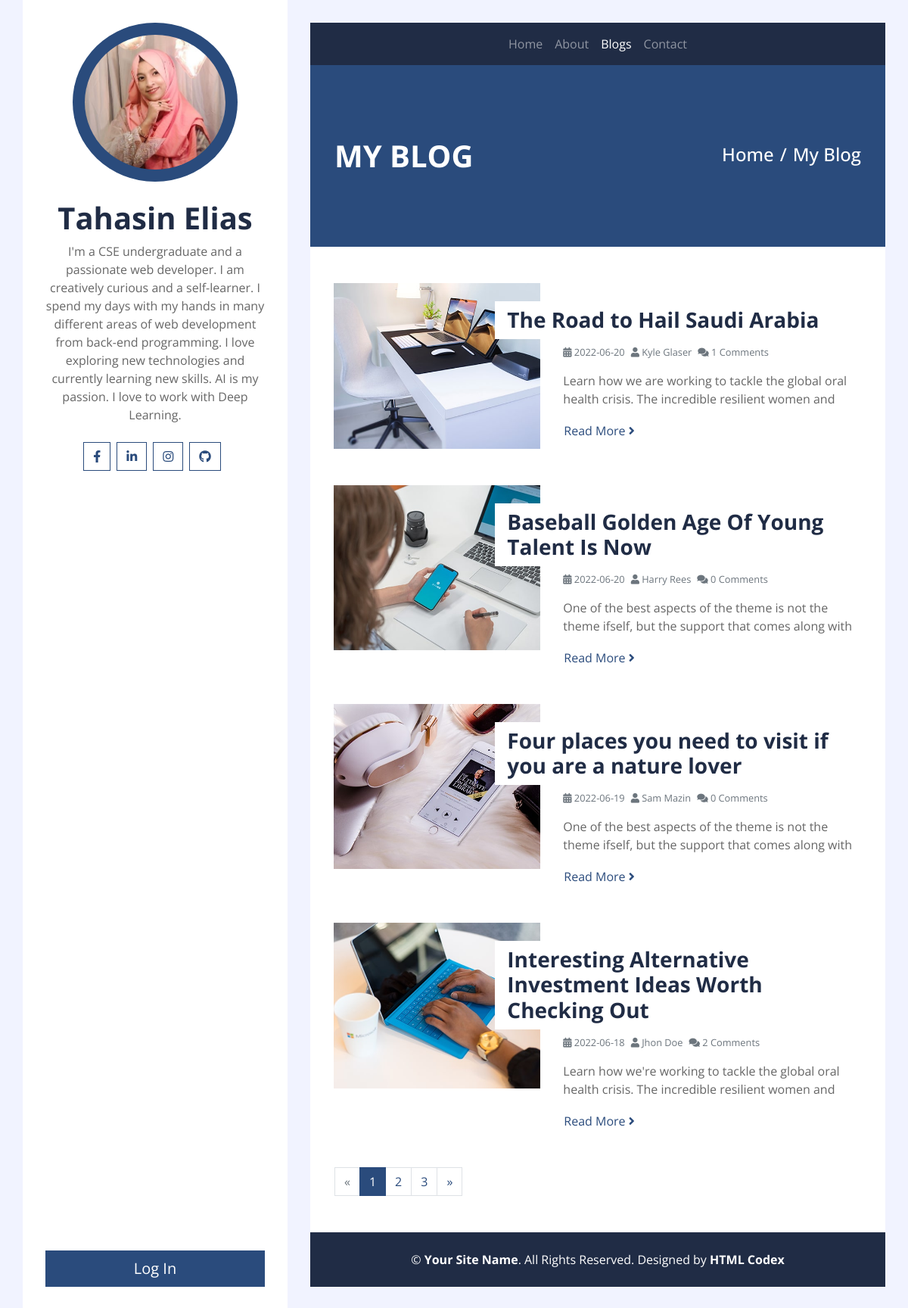
Screenshot of /blog.php with the database file from the repository.
### tables this page shows
CREATE TABLE `blog` (
  `blog_id` int(100) NOT NULL,
  `title` text NOT NULL,
  `author` varchar(100) NOT NULL,
  `content` text NOT NULL,
  `keywords` text NOT NULL,
  `image` text NOT NULL,
  `comments` int(100) NOT NULL,
  `date` date NOT NULL,
  `status` varchar(100) NOT NULL
);

### blog.php (the view, shortened to what this page needs)
<?php include "includes/db.php"?>
<!DOCTYPE html>
<html lang="en">
    <head>
        <link href="https://cdnjs.cloudflare.com/ajax/libs/font-awesome/5.10.0/css/all.min.css" rel="stylesheet">
        <link href="css/style.css" rel="stylesheet">
    </head>
<body>
    <div class="wrapper">
            <div class="sidebar">
                <div class="sidebar-text d-flex flex-column h-100 justify-content-center text-center">
                    <img class="mx-auto d-block w-75 bg-primary img-fluid rounded-circle mb-4 p-3" src="img/dp.png" alt="Image">
                    <h1 class="font-weight-bold">Tahasin Elias</h1>
                    <p class="mb-4">
                        I'm a CSE undergraduate and a passionate web developer. I am creatively curious and a self-learner. I spend my days with my hands in many different areas of web development from back-end programming. I love exploring new technologies and currently learning new skills. AI is my passion. I love to work with Deep Learning.
                    </p>
                    <div class="d-flex justify-content-center mb-5">
                        <a class="btn btn-outline-primary mr-2" target="_blank"  href="https://www.facebook.com/tah.asin.357"><i class="fab fa-facebook-f"></i></a>
                        <a class="btn btn-outline-primary mr-2" target="_blank" href="https://linkedin.com/in/tahasin-mim-63a66b234"><i class="fab fa-linkedin-in"></i></a>
                        <a class="btn btn-outline-primary mr-2" target="_blank"  href="https://www.instagram.com/mimtahasin"><i class="fab fa-instagram"></i></a>
                        <a class="btn btn-outline-primary mr-2" target="_blank"  href="https://github.com/TahasinMim"><i class="fab fa-github"></i></a>
                    </div>
                    <a href="action.php" class="btn btn-lg btn-block btn-primary mt-auto">Log In</a>
                </div>
            </div>
            <div class="content">
                <div class="container p-0">
                <nav class="navbar navbar-expand-lg bg-secondary navbar-dark">
                    <div class="collapse navbar-collapse justify-content-between" id="navbarCollapse">
                        <div class="navbar-nav m-auto">
                            <a href="index.php" class="nav-item nav-link">Home</a>
                            <a href="about.php" class="nav-item nav-link">About</a>
                            <a href="blog.php" class="nav-item nav-link active">Blogs</a>
                            <a href="contact.php" class="nav-item nav-link">Contact</a>
                        </div>
                    </div>
                </nav>
            </div>
            <div class="container py-5 px-2 bg-primary">
                <div class="row py-5 px-4">
                    <div class="col-sm-6 text-center text-md-left">
                        <h1 class="mb-3 mb-md-0 text-white text-uppercase font-weight-bold">My Blog</h1>
                    </div>
                    <div class="col-sm-6 text-center text-md-right">
                        <div class="d-inline-flex pt-2">
                            <h4 class="m-0 text-white"><a class="text-white" href="index.php">Home</a></h4>
                            <h4 class="m-0 text-white px-2">/</h4>
                            <h4 class="m-0 text-white">My Blog</h4>
                        </div>
                    </div>
                </div>
            </div>
                <div class="container bg-white pt-5">
                   <?php
                    $query = "SELECT * FROM `blog` WHERE status='published' ORDER BY date DESC";
                    $all_blogs= mysqli_query($conn,$query);
                    while($row=mysqli_fetch_assoc($all_blogs)){
                        $blog_id=$row['blog_id'];
                        $title=$row['title'];
                        $author=$row['author'];
                        $content_short=substr($row['content'],0,100);
                        $image=$row['image'];
                        $comments=$row['comments'];
                        $date=$row['date'];
                    ?>
                    <div class="row blog-item px-3 pb-5">
                        <div class="col-md-5">
                            <img class="img-fluid mb-4 mb-md-0" src="img/<?php echo $image; ?>" alt="Image">
                        </div>
                        <div class="col-md-7">
                            <h3 class="mt-md-4 px-md-3 mb-2 py-2 bg-white font-weight-bold"><?php echo $title; ?></h3>
                            <div class="d-flex mb-3">
                                <small class="mr-2 text-muted"><i class="fa fa-calendar-alt"></i> <?php echo $date; ?></small>
                                <small class="mr-2 text-muted"><i class="fa fa-user"></i> <?php echo $author; ?></small>
                                <small class="mr-2 text-muted"><i class="fa fa-comments"></i> <?php echo $comments; ?> Comments</small>
                            </div>
                            <p>
                                <?php echo $content_short; ?>
                            </p>
                            <a class="btn btn-link p-0" href="single.php?b_id=<?php echo $blog_id; ?>">Read More <i class="fa fa-angle-right"></i></a>
                        </div>
                    </div>
                    <?php } ?>
                    <div class="row px-3 pb-5">
                        <nav aria-label="Page navigation">
                          <ul class="pagination m-0 mx-3">
                            <li class="page-item disabled">
                              <a class="page-link" href="#" aria-label="Previous">
                                <span aria-hidden="true">&laquo;</span>
                              </a>
                            </li>
                            <li class="page-item active"><a class="page-link" href="#">1</a></li>
                            <li class="page-item"><a class="page-link" href="#">2</a></li>
                            <li class="page-item"><a class="page-link" href="#">3</a></li>
                            <li class="page-item">
                              <a class="page-link" href="#" aria-label="Next">
                                <span aria-hidden="true">&raquo;</span>
                              </a>
                            </li>
                          </ul>
                        </nav>
                    </div>
                </div>
                <div class="container py-4 bg-secondary text-center">
                    <p class="m-0 text-white">
                        &copy; <a class="text-white font-weight-bold" href="#">Your Site Name</a>. All Rights Reserved. Designed by <a class="text-white font-weight-bold" href="https://htmlcodex.com">HTML Codex</a>
                    </p>
                </div>
            </div>
        </div>
    </body>
</html>

### rows the page displays
blog: image (picture), title "The Road to Hail Saudi Arabia", date "2022-06-20", author "Kyle Glaser", comments "1", content "Learn how we are working to tackle the global oral health crisis. The incredible resilient women and"
blog: image (picture), title "Baseball Golden Age Of Young Talent Is Now", date "2022-06-20", author "Harry Rees", comments "0", content "One of the best aspects of the theme is not the theme ifself, but the support that comes along with"
blog: image (picture), title "Four places you need to visit if you are a nature lover", date "2022-06-19", author "Sam Mazin", comments "0", content "One of the best aspects of the theme is not the theme ifself, but the support that comes along with"
blog: image (picture), title "Interesting Alternative Investment Ideas Worth Checking Out", date "2022-06-18", author "Jhon Doe", comments "2", content "Learn how we're working to tackle the global oral health crisis. The incredible resilient women and"
